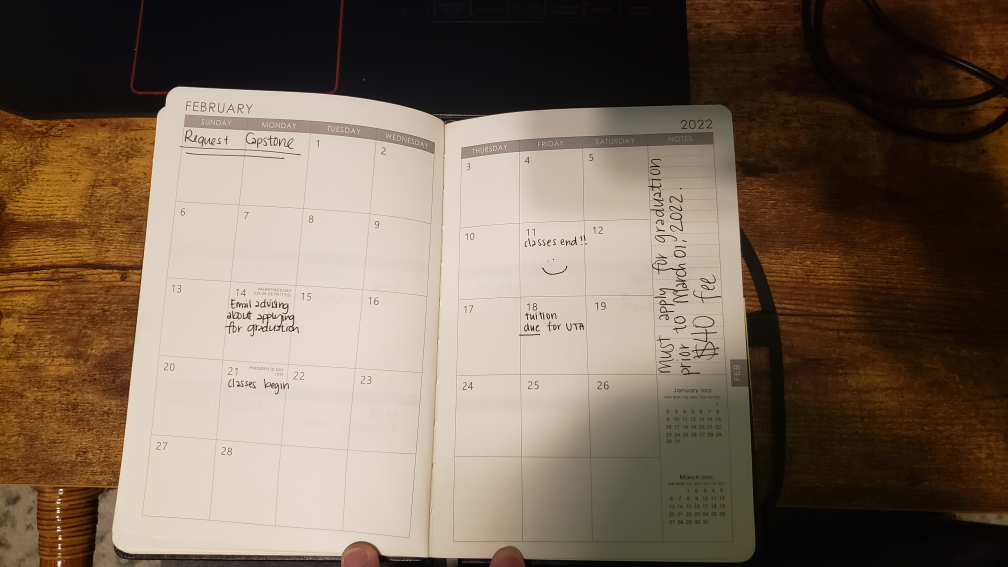
#> input picture backend/test8.jpg, 4032 x 2268 px (shown at 1/4 size)
$ python deletev2.py
#> lines starting #> are read from the running program, lines starting #| are printed output that depends on the picture; after the words box and inside, x2 and y2 are one past the last pixel; in counts of white or black regions, pixels touching at a corner belong together
# make any major changes to "detect.py" here to not lose progress


import cv2
import numpy as np
from imutils import contours as ctrs


def getRandomColor():
    return (np.random.randint(0, 255), np.random.randint(0, 255), np.random.randint(0, 255))


image = cv2.imread('test8.jpg')
#> image is the input picture: shape (2268, 4032, 3); mean B, G, R 87.8, 103.7, 120.3
width = 1000
height = 700
image = cv2.resize(image, (width, height), interpolation=cv2.INTER_AREA)
#> image: shape (700, 1000, 3)

# GET LARGEST CONTOUR AND CROP      #GET LARGEST CONTOUR AND CROP
# GET LARGEST CONTOUR AND CROP      #GET LARGEST CONTOUR AND CROP
gray = cv2.cvtColor(image, cv2.COLOR_BGR2GRAY)
blur = cv2.GaussianBlur(gray, (5, 5), 1)
thresh = cv2.Canny(blur, 200, 50)
#> thresh: shape (700, 1000); 1.7% white in thin lines or dots, all inside (x1, y1, x2, y2) = (0, 106, 1000, 700)
kernel = np.ones((5, 5))
dilation = cv2.dilate(thresh, kernel, iterations=3)
#> dilation: shape (700, 1000); 14.9% white; 11 white regions, largest, box (x1, y1, x2, y2) and area: (0, 100, 756, 700) 82878, (451, 157, 715, 207) 7539, (217, 351, 304, 422) 4515
erosion = cv2.erode(dilation, kernel, iterations=1)
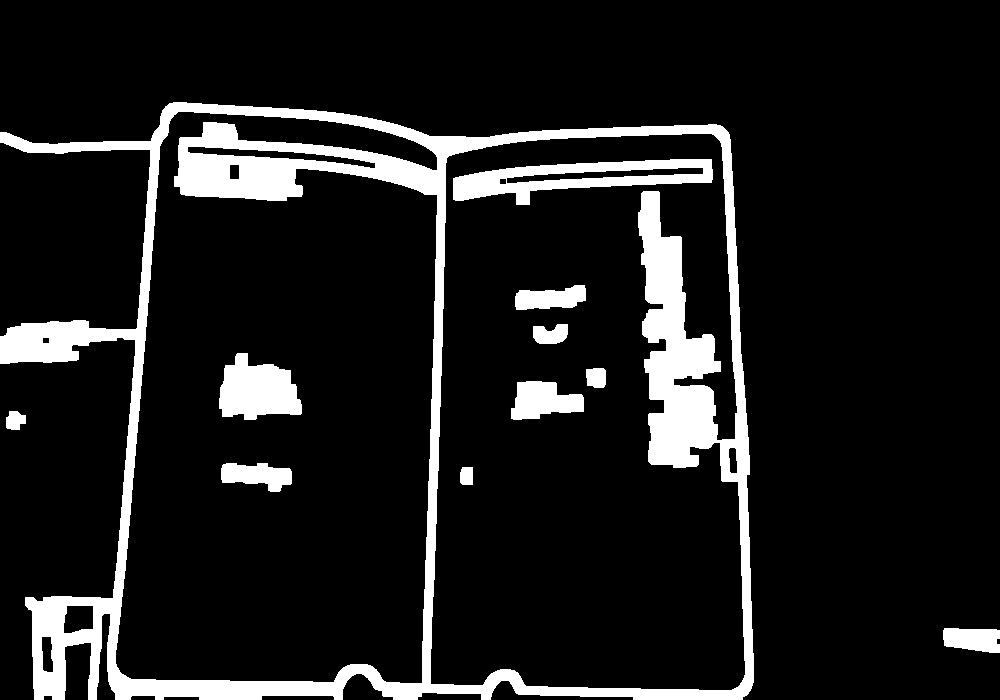
#> erosion: shape (700, 1000); 11.5% white; 11 white regions

allContours, hierarchy = cv2.findContours(
    dilation, cv2.RETR_EXTERNAL, cv2.CHAIN_APPROX_SIMPLE)
#> allContours = 3 contours; box (x1, y1, x2, y2) and area: (0, 100, 756, 700) 369392, (941, 626, 1000, 655) 1406, (4, 409, 28, 432) 426

maxArea = 0
maxContour = allContours[0]
#> maxContour = contour of 28 points, box (x1, y1, x2, y2) (941, 626, 1000, 655), area 1406

for contour in allContours:
    area = cv2.contourArea(contour)
    if area > maxArea:
        maxArea = area
        maxContour = contour
#> this loop made 3 passes
#> (area, maxArea) on passes 1, 3: (1405.5, 1405.5), (369392, 369392)
#> area on pass 2: 425.5
#> after the loop, maxArea = 369392; maxContour = contour of 574 points, box (x1, y1, x2, y2) (0, 100, 756, 700), area 369392
x, y, w, h = cv2.boundingRect(maxContour)
#> x = 0; y = 100; w = 756; h = 600
imageCropped = image[y:y+h, x:x+w]
# GET LARGEST CONTOUR AND CROP      #GET LARGEST CONTOUR AND CROP
# GET LARGEST CONTOUR AND CROP      #GET LARGEST CONTOUR AND CROP

gray = cv2.cvtColor(imageCropped, cv2.COLOR_BGR2GRAY)
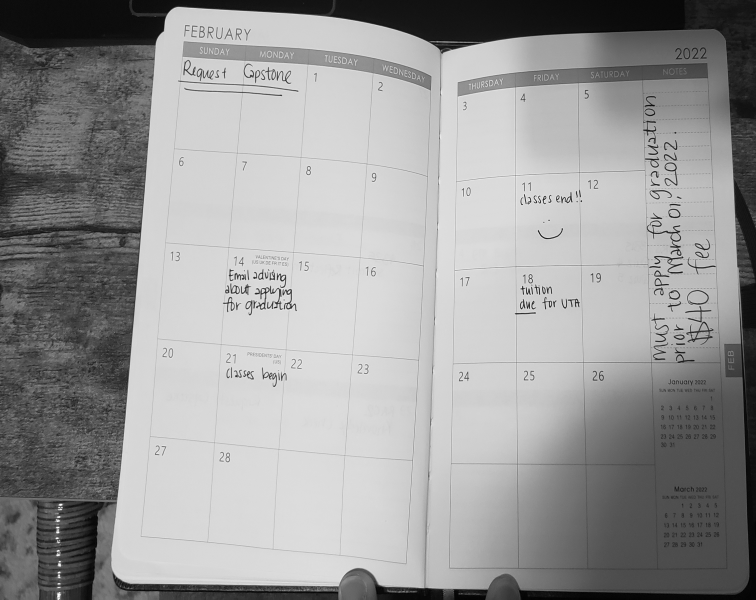
#> gray: shape (600, 756); min 2, max 254, mean 153.7
'''
gray = cv2.GaussianBlur(gray, (3, 1), 1)
gray = cv2.GaussianBlur(gray, (1, 3), 1)
'''

thresh = cv2.adaptiveThreshold(
    gray, 255, cv2.ADAPTIVE_THRESH_GAUSSIAN_C, cv2.THRESH_BINARY_INV, 25, 2)  # 3,10 yield great results
#> thresh: shape (600, 756); 18.7% white; 2266 white regions (2009 under 20 px)

# thicken all of the lines
'''thresh = cv2.dilate(thresh, (10, 1), iterations=1)
thresh = cv2.dilate(thresh, (1, 10), iterations=1)
cv2.imshow("TH", thresh)'''
mask = np.zeros(imageCropped.shape[:2], dtype="uint8")

contours = cv2.findContours(thresh, cv2.RETR_TREE, cv2.CHAIN_APPROX_SIMPLE)
#> contours = 3420 contours, 3105 with area under 20; largest, box (x1, y1, x2, y2) and area: (0, 0, 756, 600) 385888, (110, 6, 750, 596) 338370, (140, 41, 432, 565) 106242, (449, 63, 728, 571) 90758, (157, 243, 361, 355) 18899
contours = contours[0] if len(contours) == 2 else contours[1]
# expand the contours for the calendar lines by drawing over the contours in the thresh image
for c in contours:
    area = cv2.contourArea(c)
    if 1000 < area < 50000:
        # thicken the contours that are detected
        cv2.drawContours(mask, [c], -1, (255, 255, 255), 3)
#> this loop made 3420 passes
#> area on passes 23, 34, 36: 71, 32, 94
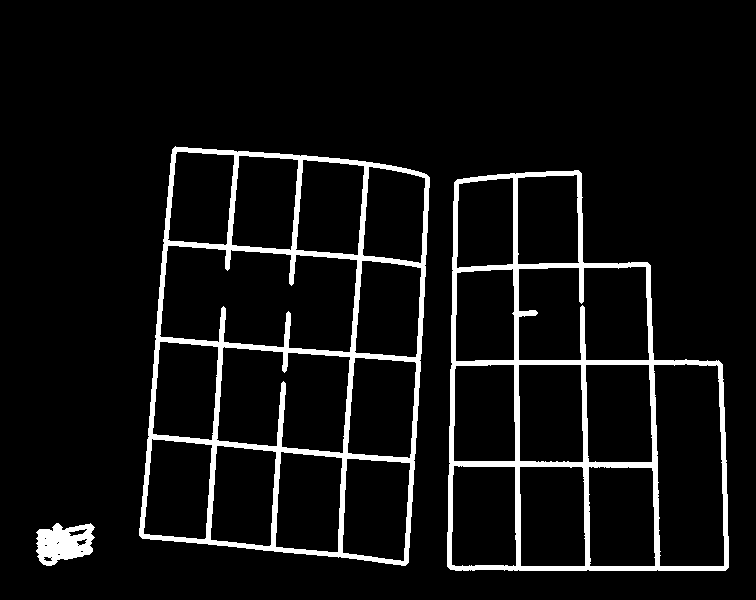
#> mask: shape (600, 756); 7% white; 3 white regions, box (x1, y1, x2, y2) and area: (139, 146, 430, 566) 16013, (447, 170, 729, 571) 13946, (36, 523, 95, 566) 1710
cv2.imshow("afterThickeningContours", mask)


# vertical and horizontal thresholds using morphological transformations
thresh = cv2.bitwise_not(thresh)
#> thresh: shape (600, 756); 81.3% white; 2266 black regions (2009 under 20 px), largest, box (x1, y1, x2, y2) and area: (0, 0, 756, 600) 45741, (449, 63, 728, 571) 8421, (140, 41, 432, 565) 8182
vertical_kernel = cv2.getStructuringElement(cv2.MORPH_RECT, (1, 3))
#> vertical_kernel = [1, 1, 1]
thresh = cv2.morphologyEx(thresh, cv2.MORPH_CLOSE,
                          vertical_kernel, iterations=1)
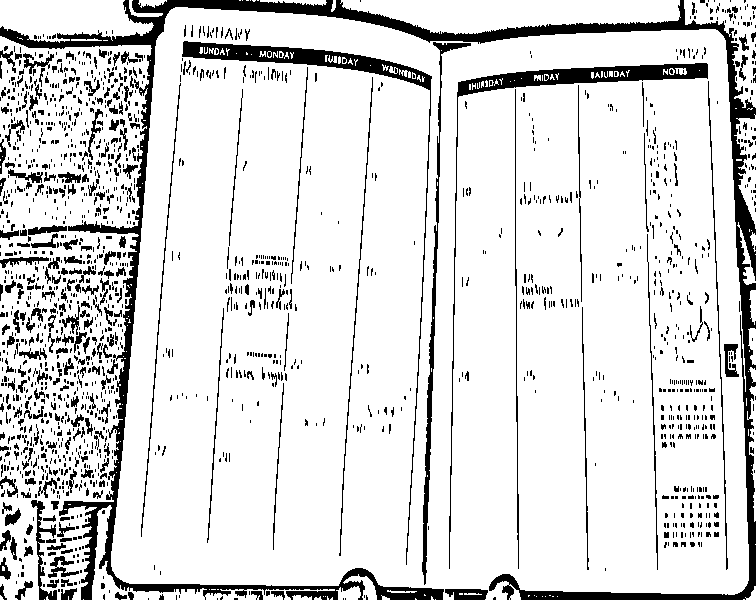
#> thresh: shape (600, 756); 86.1% white; 1690 black regions (1377 under 20 px), largest, box (x1, y1, x2, y2) and area: (0, 0, 756, 600) 23195, (182, 41, 432, 565) 3895, (449, 63, 708, 569) 3829
horizontal_kernel = cv2.getStructuringElement(cv2.MORPH_RECT, (3, 1))
#> horizontal_kernel = [[1, 1, 1]]
thresh = cv2.morphologyEx(thresh, cv2.MORPH_CLOSE,
                          horizontal_kernel, iterations=1)
#> thresh: shape (600, 756); 90.2% white; 711 black regions (485 under 20 px), largest, box (x1, y1, x2, y2) and area: (0, 0, 756, 600) 14766, (63, 463, 444, 600) 4151, (457, 63, 708, 96) 3058
thresh = cv2.bitwise_not(thresh)
# get rid of background noise in image
thresh = cv2.erode(thresh, (2, 2), iterations=1)
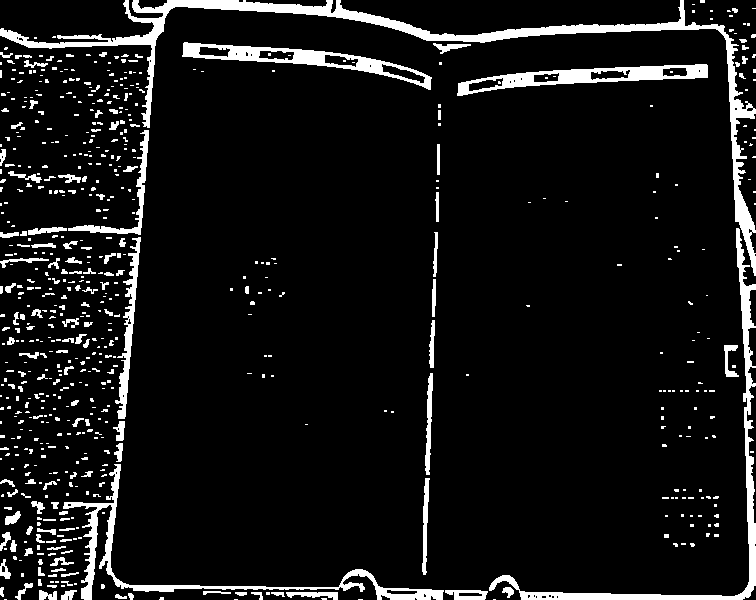
#> thresh: shape (600, 756); 8.2% white; 665 white regions (510 under 20 px)
# END - vertical and horizontal thresholds using morphological transformations
# obtain contours once more on the cleaner thresh image
contours = cv2.findContours(thresh, cv2.RETR_TREE, cv2.CHAIN_APPROX_SIMPLE)
#> contours = 708 contours, 609 with area under 20; largest, box (x1, y1, x2, y2) and area: (0, 0, 756, 276) 7988, (489, 228, 756, 600) 3447, (182, 42, 432, 90) 3350, (457, 64, 708, 96) 3224, (63, 464, 444, 600) 2966
contours = contours[0] if len(contours) == 2 else contours[1]
avgW = 0
avgH = 0
avgArea = 0
counter = 0

cv2.imshow("Thre", thresh)
# WORK IN PROGRESS WORK IN PROGRESS  WORK IN PROGRESS WORK IN PROGRESS  WORK IN PROGRESS WORK IN PROGRESS
# WORK IN PROGRESS WORK IN PROGRESS  WORK IN PROGRESS WORK IN PROGRESS  WORK IN PROGRESS WORK IN PROGRESS
# WORK IN PROGRESS WORK IN PROGRESS  WORK IN PROGRESS WORK IN PROGRESS  WORK IN PROGRESS WORK IN PROGRESS
mask = np.zeros(imageCropped.shape[:2], dtype="uint8")
mask2 = np.zeros(imageCropped.shape[:2], dtype="uint8")

for contour in contours:
    area = cv2.contourArea(contour)
    if 1000 < area < 25000:
        #x, y, w, h = cv2.boundingRect(contour)
        cv2.drawContours(mask, [contour], -1, (255, 255, 255), 3)
        #cv2.drawContours(imageCropped, [contour], -1, getRandomColor(), 3)
        avgArea += area
        avgW += w
        avgH += h
        counter += 1
#> this loop made 708 passes
#> (area, avgArea, avgW, avgH) on passes 124, 417, 427, 633, 672, 702: (2966.5, 2966.5, 756, 600), (1079, 4045.5, 1512, 1200), (3447, 7492.5, 2268, 1800), (3223.5, 10716, 3024, 2400), (3349.5, 14065.5, 3780, 3000), (7987.5, 22053, 4536, 3600)
#> area on passes 7, 8, 9, 10, 12, 13: 25, 21.5, 191.5, 27.5, 28, 25.5
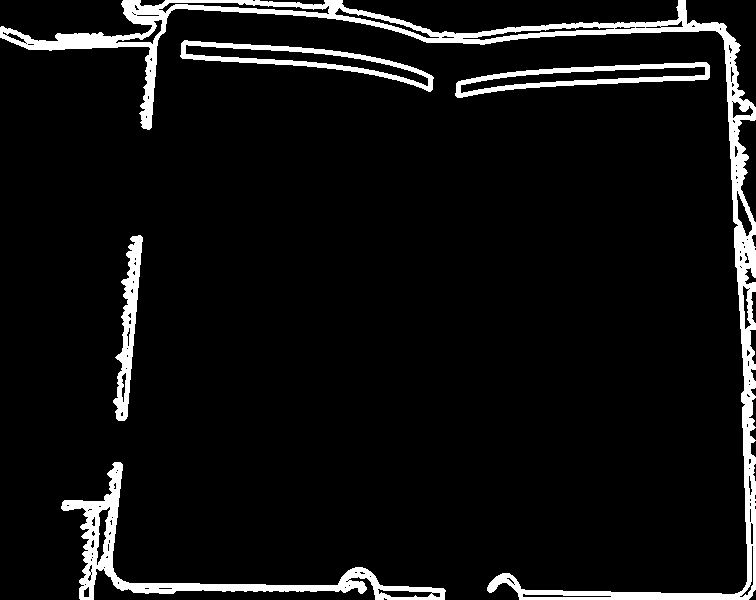
#> mask: shape (600, 756); 6.9% white; 5 white regions, box (x1, y1, x2, y2) and area: (0, 0, 756, 600) 17900, (61, 462, 446, 600) 5903, (455, 62, 710, 98) 2605, (180, 40, 434, 92) 2595, (113, 235, 143, 421) 2169
#> after the loop, avgArea = 22053; avgH = 3600; avgW = 4536; counter = 6

cv2.imshow("mask", mask)
minLineLength = 300
lines = cv2.HoughLinesP(image=mask, rho=1, theta=np.pi/180, threshold=100,
                        lines=np.array([]), minLineLength=minLineLength, maxLineGap=50)
#> lines = 36 rows, first 6: [79, 582, 752, 594], [726, 26, 755, 589], [84, 585, 750, 597], [728, 33, 755, 555], [110, 576, 140, 235], [80, 583, 752, 595]

a, b, c = lines.shape
#> a = 36; b = 1; c = 4
for i in range(a):
    cv2.line(mask2, (lines[i][0][0], lines[i][0][1]),
             (lines[i][0][2], lines[i][0][3]), (255, 255, 255), 3, cv2.LINE_AA)
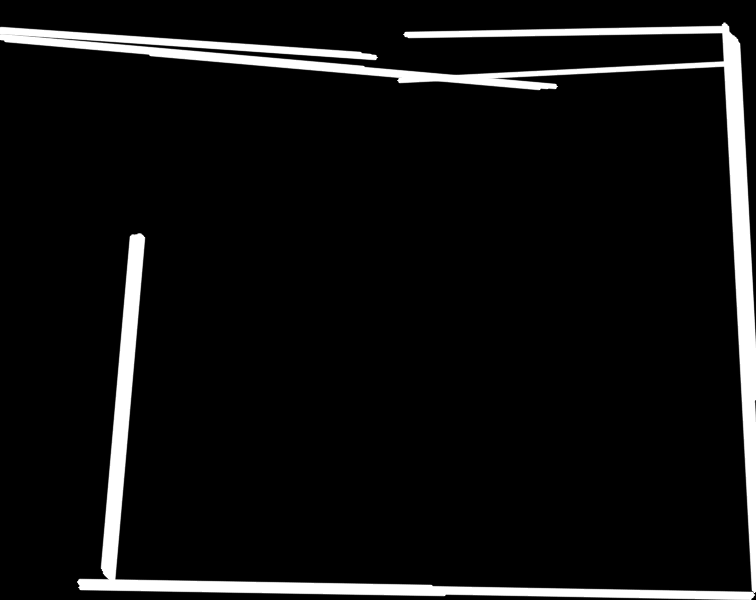
#> mask2: shape (600, 756); min 0, max 255, mean 17.5
cv2.imshow("mas", mask2)

# WORK IN PROGRESS WORK IN PROGRESS  WORK IN PROGRESS WORK IN PROGRESS  WORK IN PROGRESS WORK IN PROGRESS
# WORK IN PROGRESS WORK IN PROGRESS  WORK IN PROGRESS WORK IN PROGRESS  WORK IN PROGRESS WORK IN PROGRESS
# WORK IN PROGRESS WORK IN PROGRESS  WORK IN PROGRESS WORK IN PROGRESS  WORK IN PROGRESS WORK IN PROGRESS


avgW = (avgW / counter)
#> avgW = 756
avgArea = (avgArea / counter)
#> avgArea = 3675.5
avgH = (avgH / counter)
#> avgH = 600
deleteMe = 0
for contour in contours:
    area = cv2.contourArea(contour)
    if (avgArea - (avgArea * .4)) < area < (avgArea + (avgArea * .4)):
        x, y, w, h = cv2.boundingRect(contour)
        if (avgW - (avgW * .4)) < w < (avgW + (avgW * .4)) and (avgH - (avgH * .4)) < h < (avgH + (avgH * .4)):
            save = imageCropped[y:y+h, x:x+w]
            # cv2.rectangle(imageCropped, (x, y),
            #              (x+w, y+h), getRandomColor(), 2)
            cv2.drawContours(imageCropped, [contour], -1, getRandomColor(), 1)
            deleteMe += 1
#> after the loop, deleteMe = 0
cv2.imshow("output", imageCropped)
cv2.waitKey(0)
cv2.destroyAllWindows()

$ run again, with backend/test3.jpg copied over backend/test8.jpg
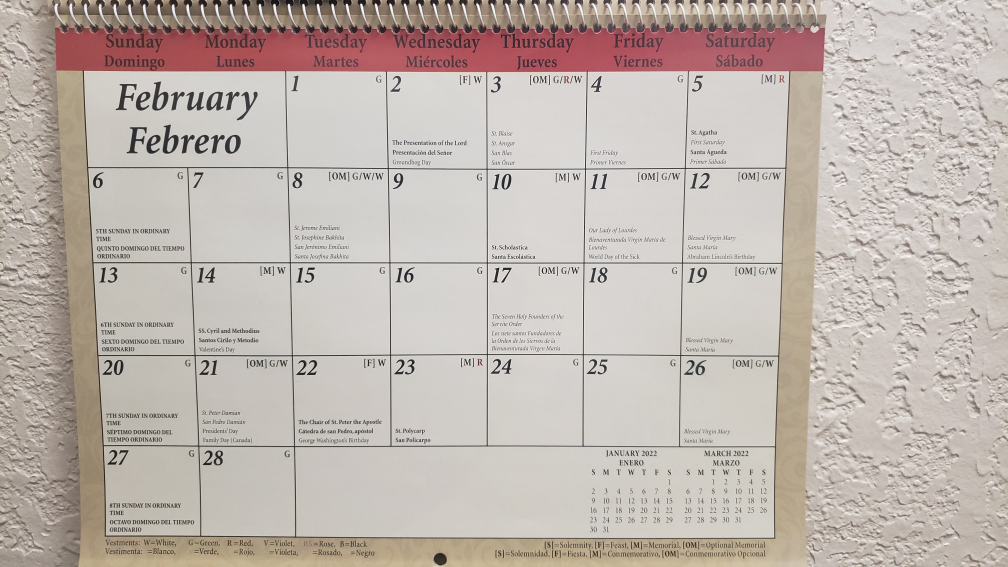
#> input picture backend/test3.jpg, 4032 x 2268 px (shown at 1/4 size)
#> image is the input picture: shape (2268, 4032, 3); mean B, G, R 175.3, 181.9, 192.1
#> image: shape (700, 1000, 3)
#> dilation: shape (700, 1000); 50.9% white; 102 black regions (22 under 20 px), largest, box (x1, y1, x2, y2) and area: (0, 76, 860, 700) 53050, (300, 558, 761, 657) 39771, (62, 36, 812, 82) 21198
#> `erosion = cv2.erode(dilation, kernel, iterations=1)`:
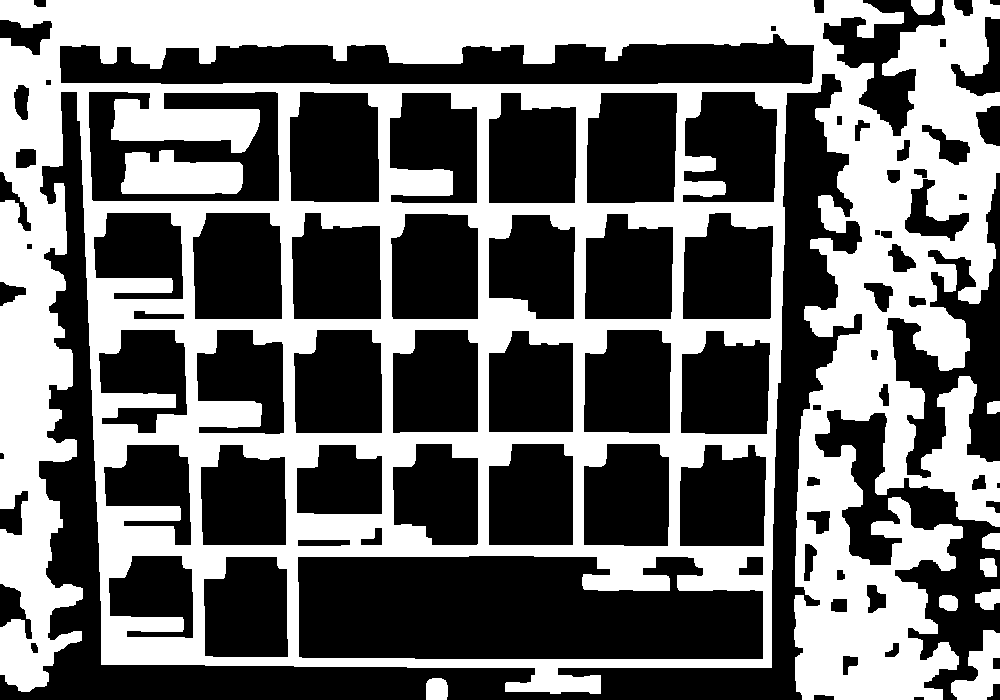
#> erosion: shape (700, 1000); 42.8% white; 10 white regions
#> allContours = 9 contours; largest, box (x1, y1, x2, y2) and area: (0, 0, 1000, 700) 611748, (949, 628, 1000, 700) 2147, (424, 676, 450, 700) 548, (973, 587, 1000, 612) 500, (978, 556, 999, 579) 394
#> `maxContour = allContours[0]`: maxContour = contour of 18 points, box (x1, y1, x2, y2) (424, 676, 450, 700), area 548
#> the loop `for contour in allContours:` made 9 passes
#> (area, maxArea) on passes 1, 2, 9: (548.5, 548.5), (2147, 2147), (611748.5, 611748.5)
#> after the loop `for contour in allContours:`: maxArea = 611748.5; maxContour = contour of 1701 points, box (x1, y1, x2, y2) (0, 0, 1000, 700), area 611748
#> x = 0; w = 1000; h = 700
#> `contours = cv2.findContours(thresh, cv2.RETR_TREE, cv2.CHAIN_APPROX_SI..`: contours = 6650 contours, 5768 with area under 20; largest, box (x1, y1, x2, y2) and area: (0, 0, 870, 694) 428058, (292, 551, 770, 665) 53382, (82, 86, 286, 207) 23700, (680, 87, 784, 208) 11944, (581, 87, 683, 209) 11920
#> the loop `for c in contours:` made 6650 passes
#> area on passes 797, 927, 1277: 2023, 1811.5, 1287
#> vertical_kernel = [1, 1, 1]
#> horizontal_kernel = [[1, 1, 1]]
#> `contours = cv2.findContours(thresh, cv2.RETR_TREE, cv2.CHAIN_APPROX_SI..`: contours = 2329 contours, 1913 with area under 20; largest, box (x1, y1, x2, y2) and area: (50, 35, 828, 90) 4624, (792, 95, 816, 309) 1072, (786, 433, 811, 584) 768, (796, 314, 809, 399) 376, (101, 0, 128, 29) 264
#> the loop `for contour in contours:` made 2329 passes
#> (area, avgArea, avgW, avgH, counter) on passes 1840, 2086: (1071.5, 1071.5, 1000, 700, 1), (4624, 5695.5, 2000, 1400, 2)
#> after the loop `for contour in contours:`:
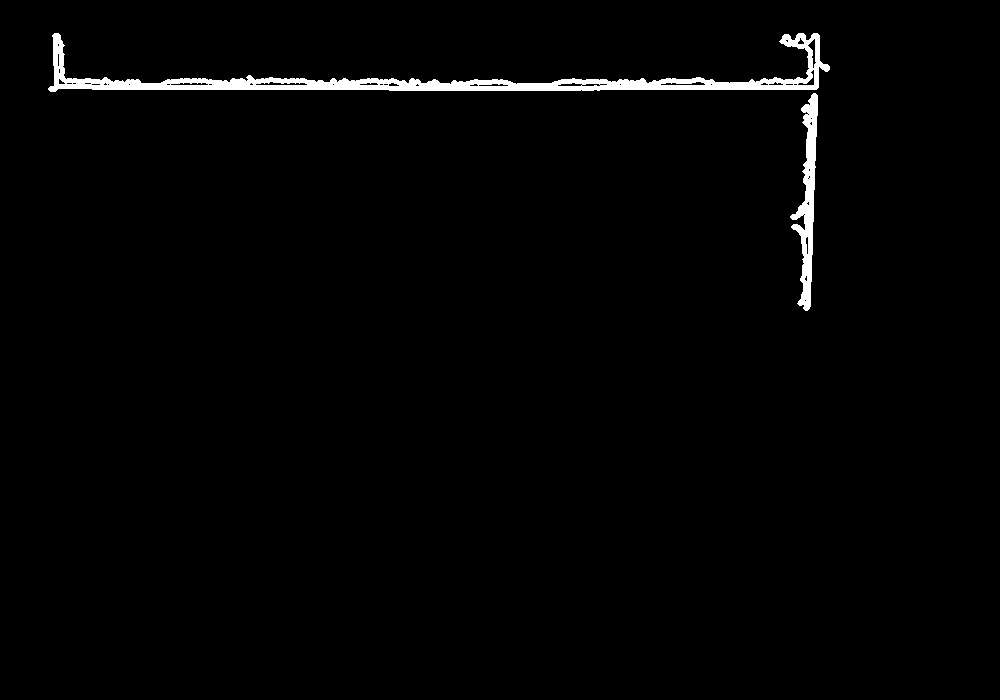
#> mask: shape (700, 1000); 1.6% white; 2 white regions, box (x1, y1, x2, y2) and area: (48, 33, 830, 92) 8697, (790, 93, 818, 311) 2387
#> after the loop `for contour in contours:`: avgArea = 5695.5; avgH = 1400; avgW = 2000; counter = 2
#> lines = [[50, 86, 818, 86], [48, 89, 816, 89], [49, 87, 818, 87], [48, 88, 817, 88], [54, 82, 818, 82], [54, 83, 818, 83], [54, 85, 818, 85], [54, 81, 818, 81], [54, 80, 818, 80], [307, 84, 818, 84], [54, 79, 502, 79]]
#> `avgW = (avgW / counter)`: avgW = 1000
#> `avgArea = (avgArea / counter)`: avgArea = 2847.8
#> `avgH = (avgH / counter)`: avgH = 700
#> after the loop `for contour in contours:`: deleteMe = 0
